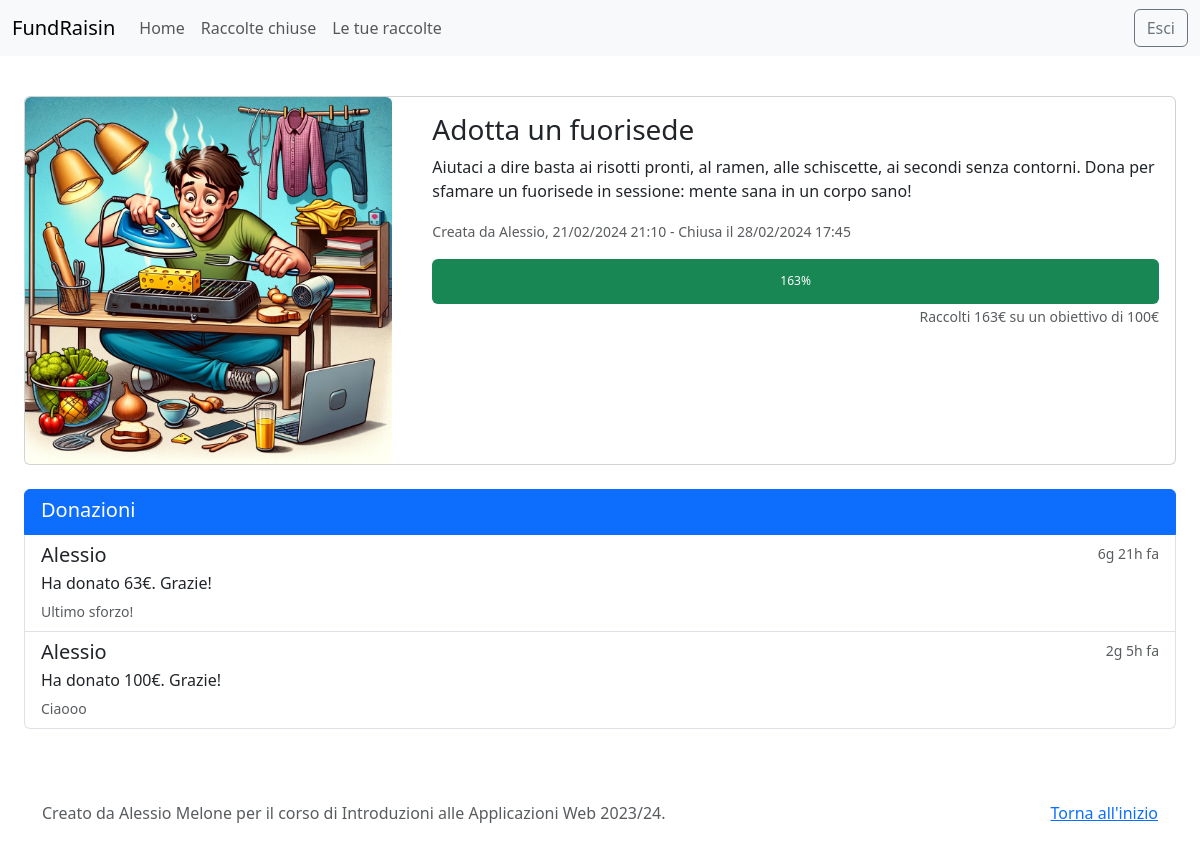
The page /raccolte/17 (signed in) on the database its author committed.
### tables this page shows
CREATE TABLE "raccolte" (
	"id"	INTEGER,
	"titolo"	TEXT NOT NULL,
	"descrizione"	TEXT NOT NULL,
	"img"	INTEGER,
	"lampo"	INTEGER NOT NULL,
	"mindon"	INTEGER NOT NULL,
	"maxdon"	INTEGER NOT NULL,
	"timestamp_creazione"	TEXT NOT NULL,
	"timestamp_chiusura"	TEXT NOT NULL,
	"obiettivo"	INTEGER NOT NULL,
	"id_utente"	INTEGER NOT NULL,
	"totale_raccolto"	INTEGER NOT NULL,
	PRIMARY KEY("id" AUTOINCREMENT)
);

CREATE TABLE "utenti" (
	"id"	INTEGER,
	"nome"	TEXT NOT NULL,
	"cognome"	TEXT NOT NULL,
	"email"	TEXT NOT NULL UNIQUE,
	"password"	TEXT NOT NULL,
	PRIMARY KEY("id")
);

CREATE TABLE "donazioni" (
	"id"	INTEGER,
	"importo"	INTEGER NOT NULL,
	"id_raccolta"	INTEGER NOT NULL,
	"nome"	TEXT NOT NULL,
	"cognome"	TEXT NOT NULL,
	"indirizzo"	TEXT NOT NULL,
	"anonima"	INTEGER NOT NULL,
	"timestamp"	TEXT NOT NULL,
	"messaggio"	TEXT,
	PRIMARY KEY("id" AUTOINCREMENT),
	FOREIGN KEY("id_raccolta") REFERENCES "raccolte"("id")
);

### app.py (the view)
@app.route('/raccolte/<int:id>')
def raccolta(id):
    raccolta_db = raccolte_dao.get_raccolta_by_id(id)
    donazioni_db = raccolte_dao.get_donazioni(id)
    nome_creatore = utenti_dao.get_user_by_id(raccolta_db['id_utente'])['nome']
    return render_template('raccolta.html', raccolta = raccolta_db, donazioni = donazioni_db, nome_creatore = nome_creatore)

### app.py (called while the page is built)
@login_manager.user_loader
def load_user(user_id):
    db_user = utenti_dao.get_user_by_id(user_id)
    if db_user is None:
        return None
    user = User(id=db_user['id'], nome=db_user['nome'], cognome=db_user['cognome'], email=db_user['email'], password=db_user['password'])
    return user

### raccolte_dao.py (called while the page is built)
def time_ago(timestamp_donazione):
    timestamp_donazione = datetime.strptime(timestamp_donazione, '%Y-%m-%d %H:%M:%S.%f')
    timestamp_attuale = datetime.now()
    print(timestamp_attuale)
    minuti_rimanenti = (timestamp_attuale - timestamp_donazione).total_seconds() / 60
    if minuti_rimanenti > 1440:
        giorni = int(minuti_rimanenti / 1440)
        ore = int((minuti_rimanenti % 1440) / 60)
        return str(giorni) + 'g ' + str(ore) + 'h'
    elif minuti_rimanenti > 60:
        ore = int(minuti_rimanenti / 60)
        minuti = int(minuti_rimanenti % 60)
        return str(ore) + 'h ' + str(minuti) + ' minuti'
    elif minuti_rimanenti > 1:
        return str(int(minuti_rimanenti)) + ' minuti'
    else:
        return 'meno di un minuto'

def time_left(timestamp_chiusura):
    timestamp_chiusura = datetime.strptime(timestamp_chiusura, '%Y-%m-%d %H:%M:%S.%f')
    timestamp_attuale = datetime.now()
    minuti_rimanenti = (timestamp_chiusura - timestamp_attuale).total_seconds() / 60
    if minuti_rimanenti > 1440:
        giorni = int(minuti_rimanenti / 1440)
        ore = int((minuti_rimanenti % 1440) / 60)
        return str(giorni) + 'g ' + str(ore) + 'h'
    elif minuti_rimanenti > 60:
        ore = int(minuti_rimanenti / 60)
        minuti = int(minuti_rimanenti % 60)
        return str(ore) + 'h ' + str(minuti) + ' minuti'
    elif minuti_rimanenti > 1:
        return str(int(minuti_rimanenti)) + ' minuti'
    else:
        return 'meno di un minuto'

def open(raccolta):
    if raccolta['timestamp_chiusura'] > str(datetime.now()):
        return True
    return False

def show_date_time(timestamp):
    timestamp = timestamp.split(' ')
    data = timestamp[0].split('-')
    ora = timestamp[1].split(':')
    timestamp = data[2] + '/' + data[1] + '/' + data[0] + ' ' + ora[0] + ':' + ora[1]
    print(timestamp)
    return timestamp

### templates/raccolta.html (shortened to what this page needs)
{% extends "base.html" %}
{% block content %}
<main>
  <section class="card mb-3 m-4">
    <div class="row">
      <div class="col-md-4">
        {% if raccolta.img %}
        <img src="/static/{{raccolta.id}}.jpg" class="card-img rounded">
        {% else %}
        <img src="/static/placeholder.jpg" class="card-img rounded">
        {% endif %}
      </div>
      <div class="col-md-8">
        <div class="card-body">
          <h3 class="card-title">{{raccolta.titolo}}</h5>
          <p class="card-text">{{raccolta.descrizione}}</p>
          <p class="card-text"><small class="text-body-secondary">Creata da {{nome_creatore}}, {{raccolta.creata_il}}
            {% if not raccolta.aperta %} - Chiusa il {{raccolta.chiusa_il}}{% endif %}</small></p>
          <div class="progress" role="progressbar" style="height: 45px">
            <div class="progress-bar {% if raccolta.aperta %} {% if raccolta.lampo %} progress-bar-striped progress-bar-animated {% endif %}
            {% else %} {%if raccolta.obiettivo_raggiunto %} bg-success {% else %} bg-danger {% endif %} {% endif %}" style="width: {{raccolta.percentuale_completamento}}%"> {{raccolta.percentuale_completamento}}% </div>
          </div>
          <div class="text-end">
            <p class="card-text"><small class="text-body-secondary">Raccolti {{raccolta.totale_raccolto}}€ su un obiettivo di {{raccolta.obiettivo}}€</small></p>
          </div>
        </div>
      </div>
    </div>
  </section>
  <ol class="list-group m-4">
    <li href="#" class="list-group-item list-group-item-action active" aria-current="true">
      <div class="d-flex w-100 justify-content-between">
        <h5 class="mb-1">Donazioni</h5>
      </div>
    </li>
    {% for donazione in donazioni %}
    <li class="list-group-item list-group-item-action">
      <div class="d-flex w-100 justify-content-between">
        {% if not donazione.anonima %}
        <h5 class="mb-1">{{donazione.nome}}</h5>
        {% else %}
        <h5 class="mb-1">Anonimo</h5>
        {% endif %}
        <small class="text-body-secondary">{{donazione.tempo_passato}} fa</small>
      </div>
      <p class="mb-1">Ha donato {{donazione.importo}}€. Grazie!</p>
      {% if donazione.messaggio %}
      <small class="text-body-secondary">{{donazione.messaggio}}</small>
      {% endif %}
    </li>
    {% endfor %}
  </ol>
</main>
{% endblock %}

### rows shown on the page
raccolte: titolo "Adotta un fuorisede", descrizione "Aiutaci a dire basta ai risotti pronti, al ramen, alle schiscette, ai secondi senza contorni. Dona per sfamare un fuorisede in sessione: mente sana in un corpo sano!", totale_raccolto "163", obiettivo "100"
utenti: nome "Alessio"
donazioni: nome "Alessio", tempo_passato "6g 21h", importo "63", messaggio "Ultimo sforzo!"
donazioni: nome "Alessio", tempo_passato "2g 5h", importo "100", messaggio "Ciaooo"

### other values the page prints
{{ raccolta.creata_il }} "21/02/2024 21:10"
{{ raccolta.chiusa_il }} "28/02/2024 17:45"
{{ raccolta.percentuale_completamento }} "163"
